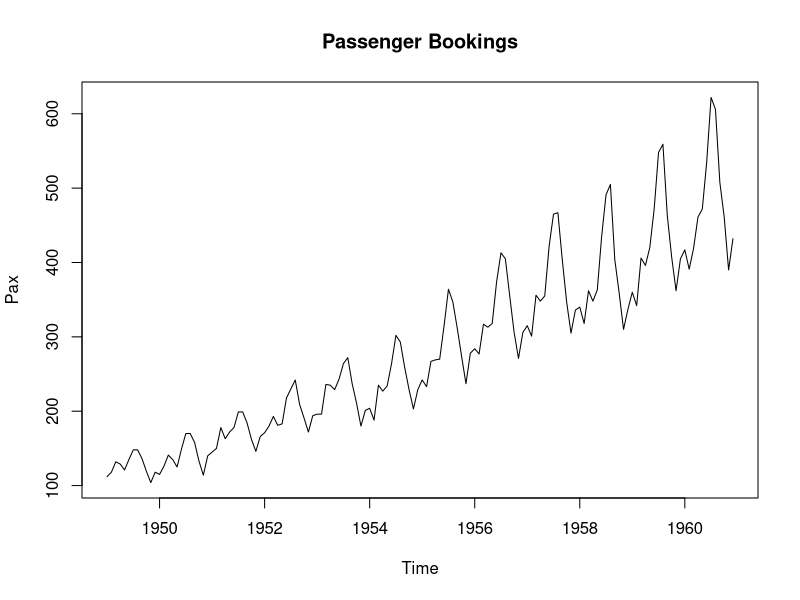
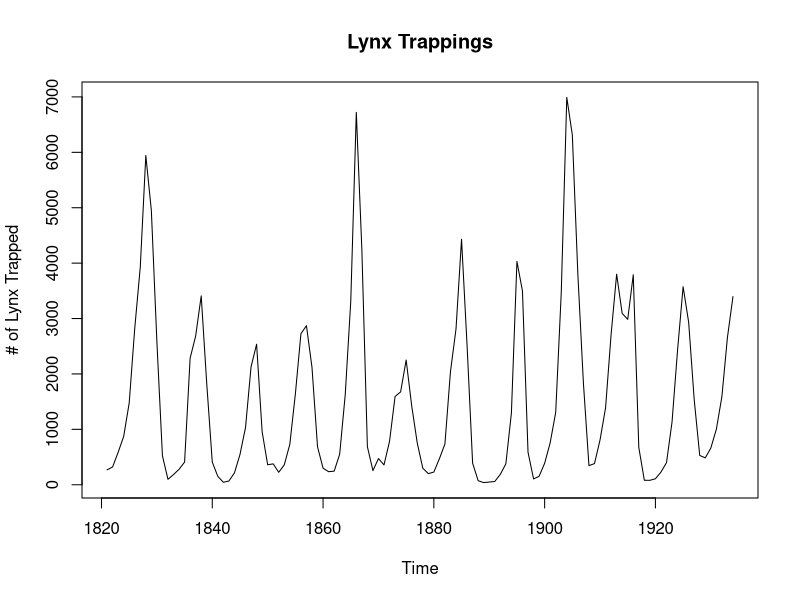
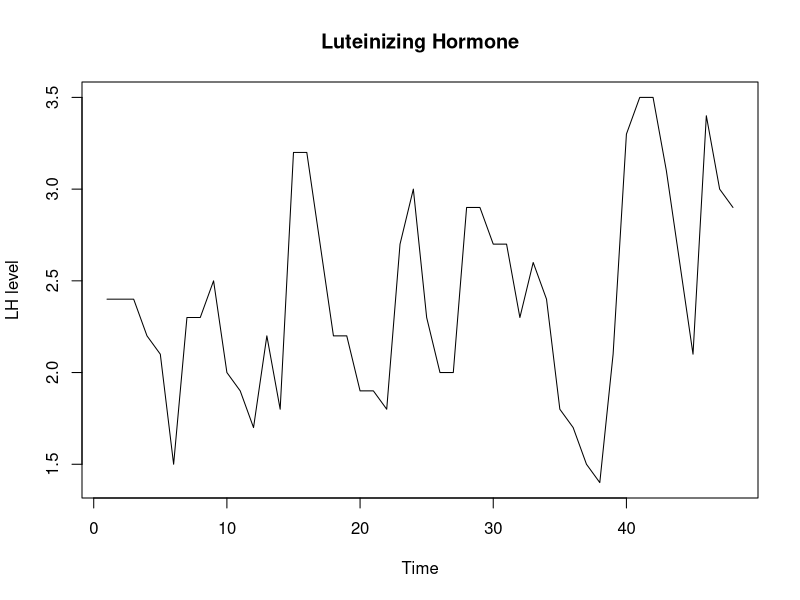
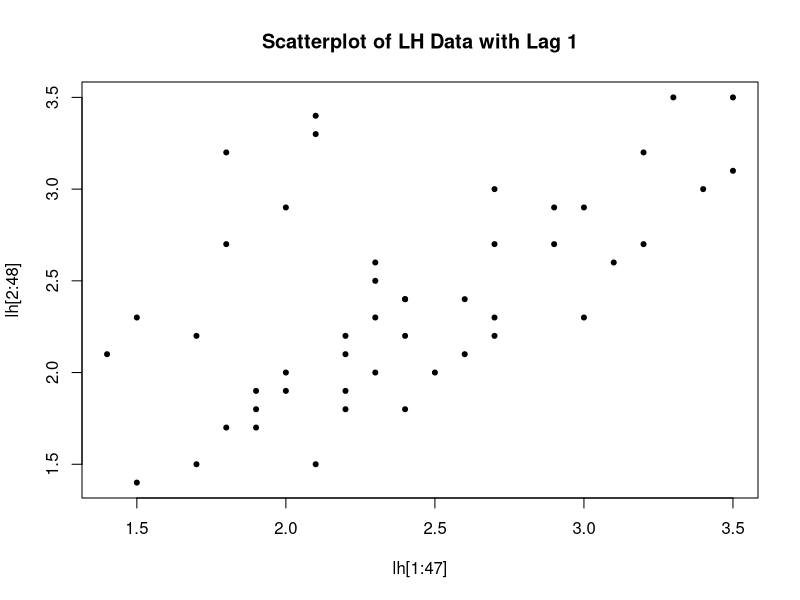
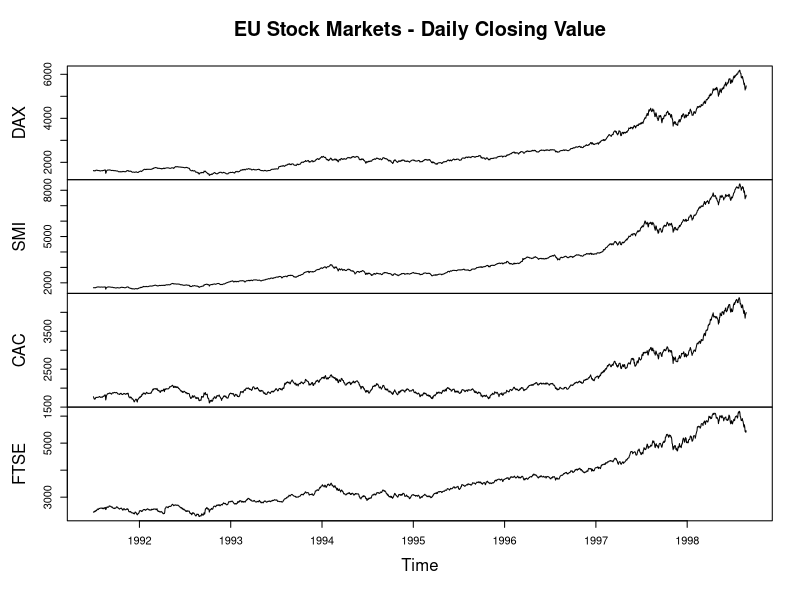
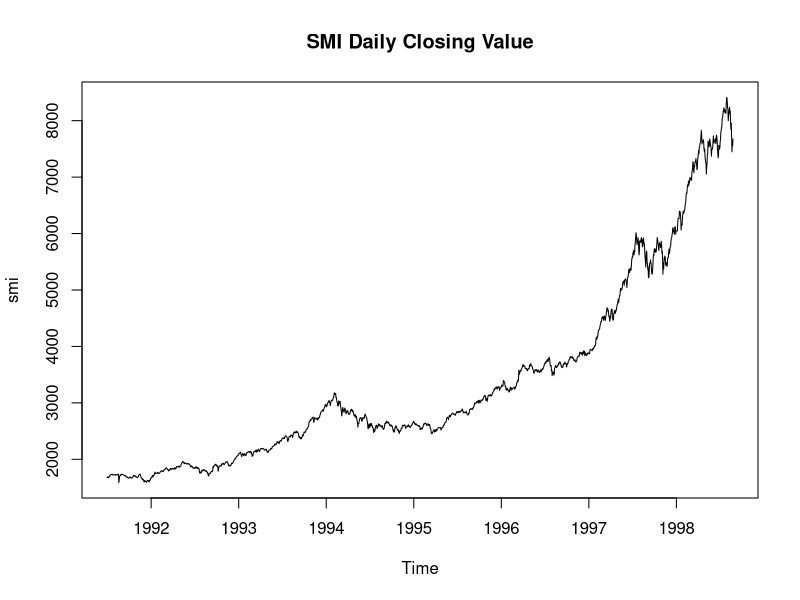
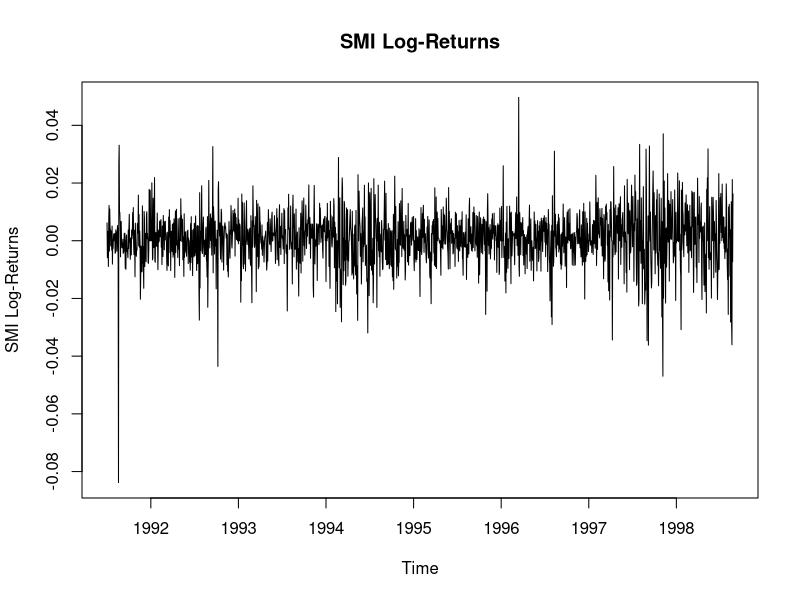

Reproduce these figures in R, in order.
## Air Passenger Bookings 1949 - 1960 (PanAm)

data("AirPassengers")
str(AirPassengers)
plot(AirPassengers, ylab='Pax', main='Passenger Bookings')

## Lynx Trappings 1824 - 1934
data(lynx)
plot(lynx, ylab='# of Lynx Trapped', main='Lynx Trappings')


## Lutropin
data(lh)
lh
plot(lh, ylab='LH level', main='Luteinizing Hormone')
# Autokorrelation
plot(lh[1:47], lh[2:48],pch=20, main  ='Scatterplot of LH Data with Lag 1')
# Pearson-Korrelation
cor(lh[1:47], lh[2:48])


## Swiss Market Index
data(EuStockMarkets)
head(EuStockMarkets)
plot(EuStockMarkets, main='EU Stock Markets - Daily Closing Value')
# extract SMI
esm <- EuStockMarkets
tmp <- EuStockMarkets[,2]
smi <- ts(tmp, start=start(esm), freq=frequency(esm))
plot(smi, main='SMI Daily Closing Value')
# Log-Returns
tmp <- log(smi[2:1860])-log(smi[1:1859])
lret.smi <- ts(tmp, start=c(1991,131), freq=frequency(esm))
plot(lret.smi, main='SMI Log-Returns', ylab = "SMI Log-Returns")



